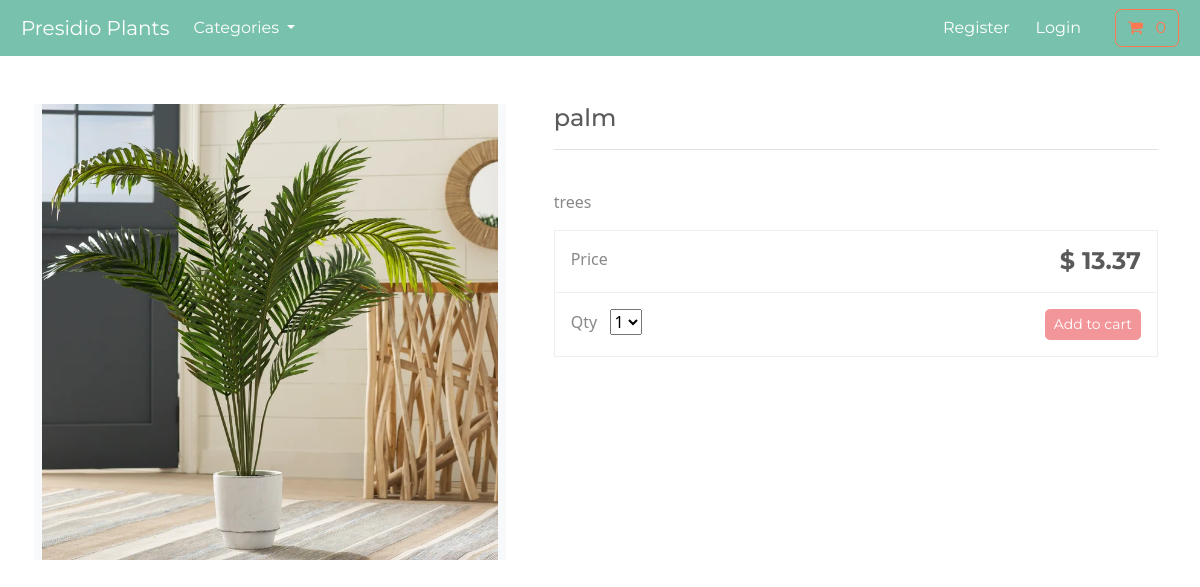
Screenshot of /product/palm/ with the database file from the repository.
### store/models.py (models this page shows, shortened)
class Product(models.Model):
    category = models.ForeignKey(Category, related_name='product', on_delete=models.CASCADE, null=True)
    title = models.CharField(max_length=250)
    brand = models.CharField(max_length=250, default='none')
    description = models.TextField(blank=True)
    slug = models.SlugField(max_length=255)
    price = models.DecimalField(max_digits=4, decimal_places=2)
    image = models.ImageField(upload_to='images/')
    class Meta:
        verbose_name_plural = 'products'

### store/views.py (the view)
# urls.py: path('product/<slug:product_slug>/', views.product_info, name='product-info'),
def product_info(request, product_slug):
    product = get_object_or_404(Product, slug=product_slug)
    context = { 'product': product}
    return render(request, 'store/product-info.html',context)

### cart/context_processors.py (called while the page is built)
def cart(request):
    return {'cart': Cart(request)}

### store/models.py (called while the page is built)
    def get_absolute_url(self):
        return reverse('list-category', args=[self.slug])

### store/views.py (called while the page is built)
def categories(request):
    all_categories = Category.objects.all()
    return {'all_categories': all_categories}

### store/templates/store/product-info.html (shortened to what this page needs)
{% extends "./base.html" %}
{% load static %}
{% block content %}
<div class="container">
    <main class="pt-5">
        <div class="row g-3">
            <div class="col-md-5 col-lg-5 order-md-first bg-light">
                <img class="img-fluid mx-auto d-block" alt="Responsive image" src={{product.image.url}}>
            </div>
            <div class="col-md-7 col-lg-7 ps-md-3 ps-lg-5">
                <h1 class="mb-0 h4"> {{product.title}}  </h1>
                <hr>
                <br>
                <p> {{product.description}} </p>
                <div class="border">
                    <div class="col border-bottom">
                        <div class="row p-3">
                            <div class="col-6"> Price </div>
                            <div class="col-6 text-end"><span class="h4 fw-bold">$ {{product.price}}</span></div>
                        </div>
                    </div>
                    <div class="col">
                        <div class="row p-3">
                            <div class="col-6">
                                <label for="select">Qty</label>
                                <select id="select">
                                    <option value="1">1</option>
                                </select>
                            </div>
                            <div class="col-6 text-end">
                                <button type="button" id="add-button" value={{product.id}} class="btn btn-secondary btn-sm">
                                Add to cart
                                </button>
                            </div>
                        </div>
                    </div>
                </div>
            </div>
        </div>
    </main>
    <br>
</div>
{% endblock %}

### rows the page displays
Product: image (picture), title "palm", description "trees", price "13.37"
